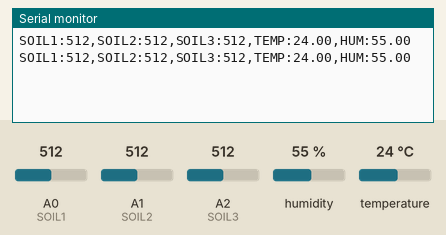
A sketch run on a simulated Arduino Uno, built with avr-gcc and run on an emulated ATmega328P. Parts: the last lines printed to the serial monitor. The inputs (shaded band) are chosen by the test bench; at power-on: humidity 55 %, A0 (SOIL1) = 512, A1 (SOIL2) = 512, A2 (SOIL3) = 512, temperature 24 °C.

Above: at 2.8 s.
2.9 s: humidity set to 22 %
At 5.3 s:
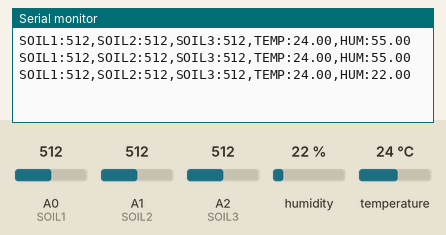
5.6 s: A0 (SOIL1) set to 716
At 7.3 s:
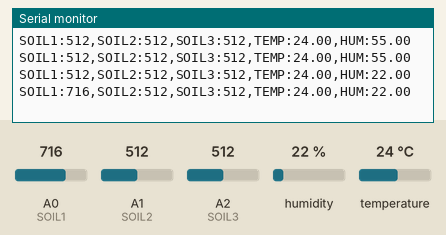
8.3 s: A1 (SOIL2) set to 716
At 8.3 s:
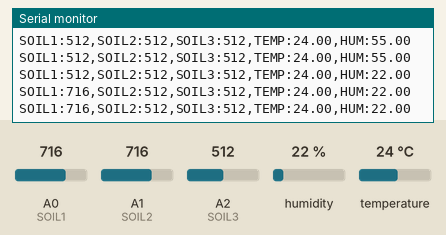
11.0 s: A2 (SOIL3) set to 716
At 12.9 s:
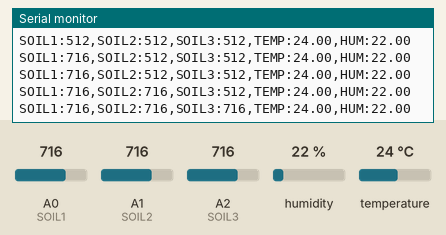
13.7 s: temperature set to 12 °C
At 14.8 s:
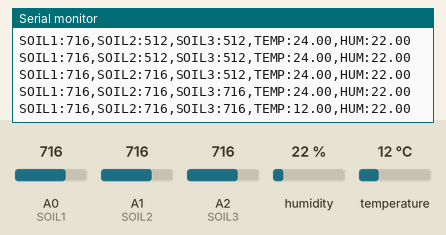
16.4 s: A0 (SOIL1) set to 992
At 17.9 s:
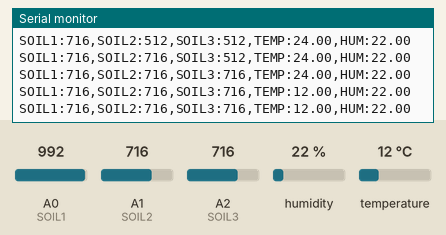
Timing chart, 0 to 19.4 s (numbered marks = the images above; inputs shaded):
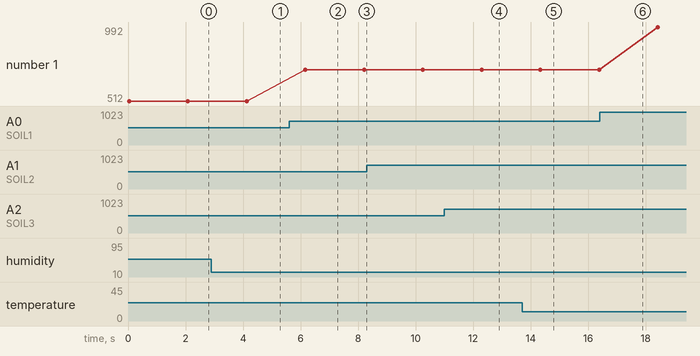

The sketch:

sensors.ino
```cpp
#include <Wire.h>
#include "Adafruit_SHT31.h"

Adafruit_SHT31 sht31 = Adafruit_SHT31();

const int SOIL1 = A0;
const int SOIL2 = A1;
const int SOIL3 = A2;

void setup() {
  Serial.begin(115200);
  if (!sht31.begin(0x44)) {
    Serial.println("SHT31_ERROR");
  }
}

void loop() {
  // Como el USB se enciende y apaga por fuera, aquí leemos directo
  int soil1 = analogRead(SOIL1);
  int soil2 = analogRead(SOIL2);
  int soil3 = analogRead(SOIL3);

  float temp = sht31.readTemperature();
  float hum = sht31.readHumidity();

  Serial.print("SOIL1:"); Serial.print(soil1);
  Serial.print(",SOIL2:"); Serial.print(soil2);
  Serial.print(",SOIL3:"); Serial.print(soil3);
  Serial.print(",TEMP:"); Serial.print(temp);
  Serial.print(",HUM:"); Serial.println(hum);

  delay(2000); // Envía datos cada 2 segundos mientras esté vivo
}
```

Measured:
- after the input at 2.9 s, the serial monitor: prints a new line after 1.2 s (image 1)
- after the input at 5.6 s, the serial monitor: prints a new line after 0.57 s (image 2)
- after the input at 11.0 s, the serial monitor: prints a new line after 1.3 s (image 4)
- after the input at 13.7 s, the serial monitor: prints a new line after 0.64 s (image 5)
- plotted number 1: 512 → 716 after the input at 5.6 s, 716 → 992 after the input at 16.4 s
